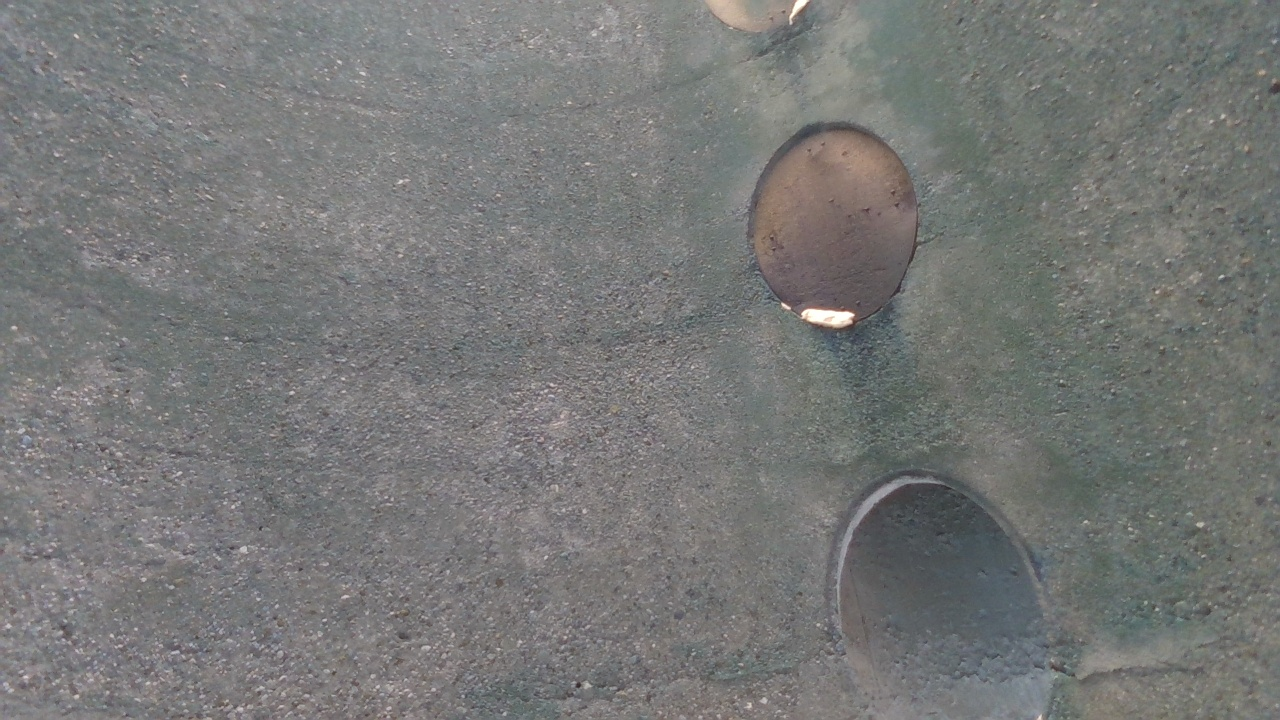
#> input picture 103.jpg, 1280 x 720 px
$ python testIBVS.py
#> lines starting #> are read from the running program, lines starting #| are printed output that depends on the picture
### feature_finder.py
from os import walk, path, mkdir
import cv2 as cv
import numpy as np


class FeatureFinder(object):
    def __init__(self):
        # self.sift = cv.xfeatures2d.SIFT_create()
        # self.surf = cv.xfeatures2d.SURF_create(hessianThreshold=400)
        self.orb = cv.ORB_create()

    # [13 lines left out: functions get_sift, get_surf, not called in this run]

    def get_orb(self, img):
        kp, des = self.orb.detectAndCompute(img, None)
        kp = kp[-30:]
        kp = kp
        featimg = cv.drawKeypoints(img, kp, None, (255, 0, 0), 4)
        return featimg, kp, des

    # [15 lines left out: functions get_root, get_closest_idxs, not called in this run]

    def draw_keypoints(self, img, kp):
        return cv.drawKeypoints(img, kp, None, (255, 0, 0), 4)


USE_SIFT = False
USE_SURF = False
USE_ORB = True

# [56 lines that do not run on import are left out]

### feature_matcher.py
import cv2 as cv
import numpy as np


class FeatureMatcher(object):
    IMG = 0
    KP = 1
    DES = 2

    FLANN_INDEX_KDTREE = 1
    INDEX_PARAMS = dict(algorithm=FLANN_INDEX_KDTREE, trees=5)
    SEARCH_PARAMS = dict(checks=50)

    def __init__(self):
        self.matches = None

        # Setup ORB for brute-force matching
        self.orb = cv.BFMatcher(cv.NORM_HAMMING2, crossCheck=True)
        self.orbprev = None

        # Setup SIFT for Flann matching
        self.sift = cv.FlannBasedMatcher(self.INDEX_PARAMS, self.SEARCH_PARAMS)
        self.siftprev = None

    def get_orb(self, img, kp, des):
        matchImg = None

        # Check if the given frame has trackable features
        if len(kp) > 0:
            # Check if the previous frame had trackable features
            if self.orbprev != None:
                # Perform brute-force matching then sort by distance
                matches = self.orb.match(self.orbprev[self.DES], des)
                matches = sorted(matches, key=lambda x: x.distance)
                self.matches = matches

                # Draw matches on new image
                matchImg = cv.drawMatches(self.orbprev[self.IMG], self.orbprev[self.KP],
                                          img, kp,
                                          matches, None,
                                          flags=cv.DrawMatchesFlags_NOT_DRAW_SINGLE_POINTS)
            self.orbprev = (img, kp, des)
        else:
            self.orbprev = None
        return matchImg

### testIBVS.py
from ibvs import IBVS
import numpy as np
import cv2 as cv
from feature_finder import FeatureFinder
from feature_matcher import FeatureMatcher


def size(k):
    return k.size


finder = FeatureFinder()
matcher = FeatureMatcher()

img1 = cv.imread("103.jpg", cv.IMREAD_GRAYSCALE)
#> img1: shape (720, 1280); min 42, max 255, mean 119.1
img2 = cv.imread("104.jpg", cv.IMREAD_GRAYSCALE)
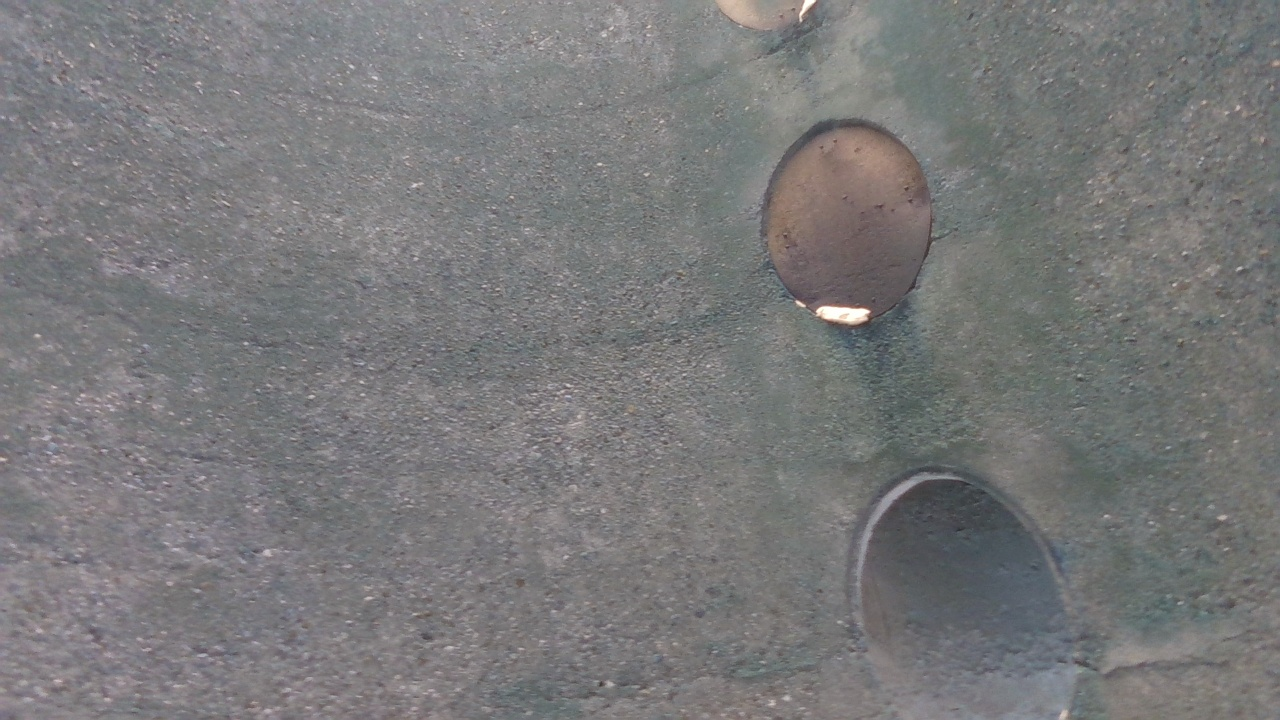
#> input picture 104.jpg, 1280 x 720 px
#> img2: shape (720, 1280); min 41, max 255, mean 120.7


def test(img1, img2):
    featimg, kp1, des = finder.get_orb(img1)
#> in get_orb, `kp, des = self.orb.detectAndCompute(img, None)`: kp = 496 keypoints; strongest (x, y, size): (846, 314, 77.1), (848, 314, 92.6), (846, 315, 111.1), (852, 314, 37.2)
#> in get_orb, `kp = kp[-30:]`: kp = 30 keypoints; strongest (x, y, size): (846, 315, 111.1), (806, 312, 111.1), (781, 305, 111.1), (240, 548, 111.1)
#> in get_orb, `featimg = cv.drawKeypoints(img, kp, None, (255, 0, 0), 4)`:
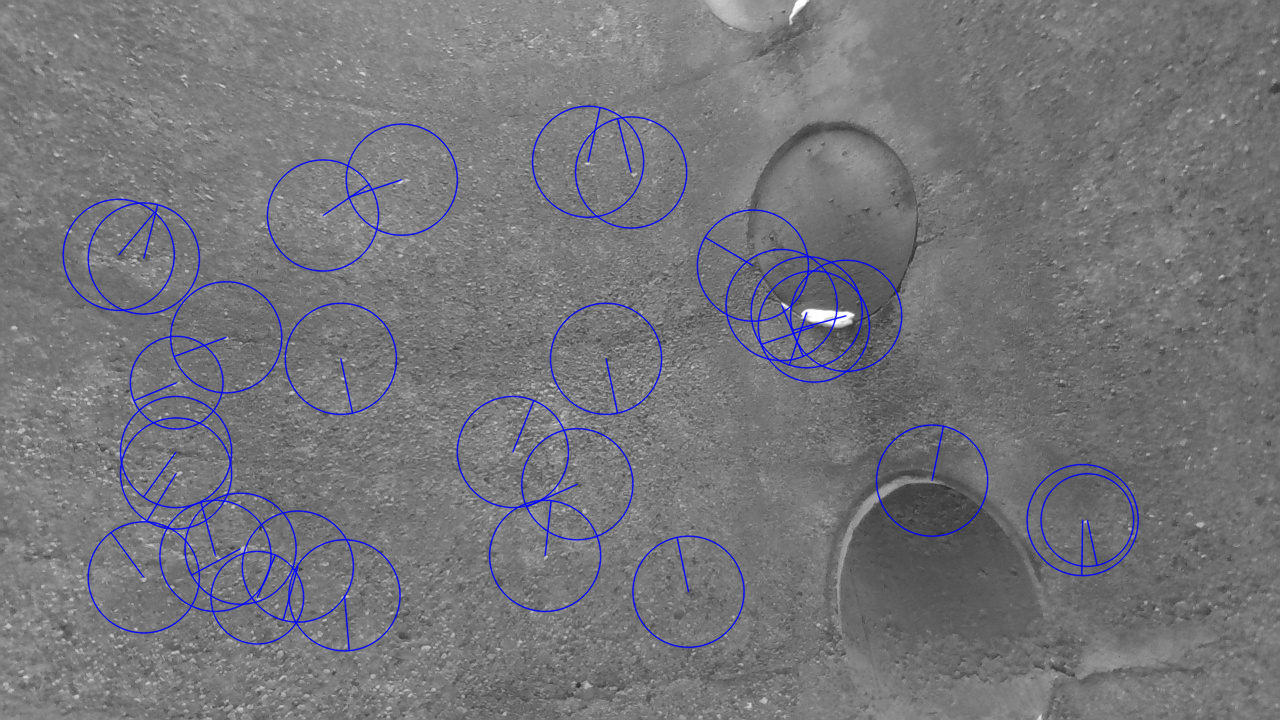
#> featimg: shape (720, 1280, 3); mean of channels 0, 1, 2 121.4, 117.2, 117.2; drawn as B, G, R
#> kp1 has the same summary as kp in get_orb
    matcher.get_orb(img1, kp1, des)
    cv.imwrite("1-feat.jpg", finder.draw_keypoints(img1, kp1))

    featimg, kp2, des = finder.get_orb(img2)
#> in get_orb (call 2), `kp, des = self.orb.detectAndCompute(img, None)`: kp = 492 keypoints; strongest (x, y, size): (863, 311, 77.1), (860, 312, 111.1), (865, 311, 64.3), (868, 311, 37.2)
#> in get_orb (call 2), `kp = kp[-30:]`: kp = 30 keypoints; strongest (x, y, size): (860, 312, 111.1), (821, 312, 111.1), (849, 319, 111.1), (810, 301, 111.1)
#> in get_orb (call 2), `featimg = cv.drawKeypoints(img, kp, None, (255, 0, 0), 4)`:
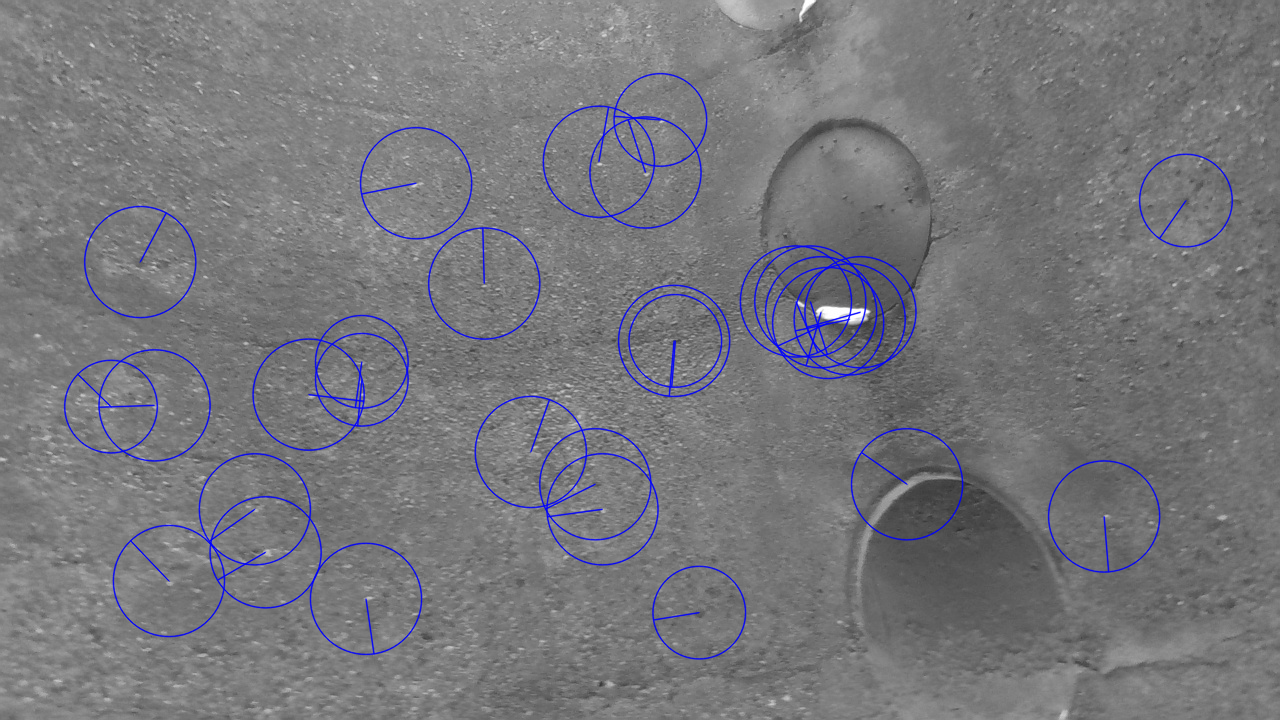
#> featimg: shape (720, 1280, 3); mean of channels 0, 1, 2 122.8, 118.8, 118.8; drawn as B, G, R
#> kp2 has the same summary as kp in get_orb
    cv.imwrite("2-feat.jpg", finder.draw_keypoints(img2, kp2))
    match = matcher.get_orb(img2, kp2, des)
#> in get_orb (call 2), `matches = self.orb.match(self.orbprev[self.DES], des)`: matches = 290 matches
    cv.imwrite("match.jpg", match)


#> (the run stopped early here; a loop or call above may not have finished)
